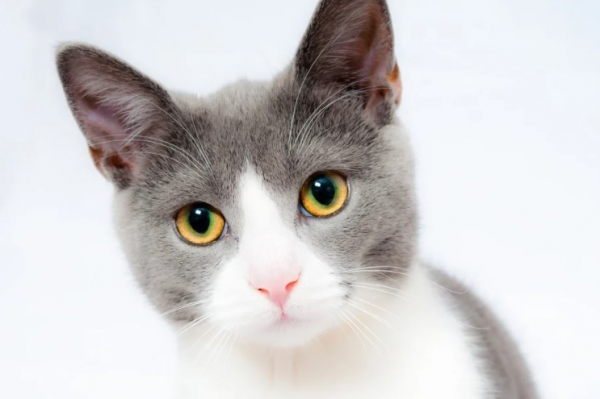
#> input picture 7. 이미지다루기 및 데이터셋 구축/1206/cat.png, 600 x 399 px
$ python 'ex03이미지 선명하게표현.py'
#> lines starting #> are read from the running program, lines starting #| are printed output that depends on the picture
# 대상 픽셀을 강조하는 커널을 정의한 후 filter2D() 메소드를 사용하여 이미지에 적용한다.

import cv2
import numpy as np
import matplotlib.pyplot as plt

image_path = "./cat.png"

# 이미지 선명하게 ( 커널 생성 : 대상이 있는 픽셀을 강조)
# 컬러 이미지 로드
image_bgr = cv2.imread(image_path, cv2.IMREAD_COLOR)
#> image_bgr is the input picture: shape (399, 600, 3); mean B, G, R 205.8, 205.4, 207.6

#RGB 타입으로 변환
image_rgb = cv2.cvtColor(image_bgr, cv2.COLOR_BGR2RGB)

# 커널 생성
kernel = np.array([[0 ,-1, 0],
                   [-1, 5,-1],
                   [0 ,-1, 0]])

# 커널 적용
image_sharp = cv2.filter2D(image_rgb, -1, kernel)
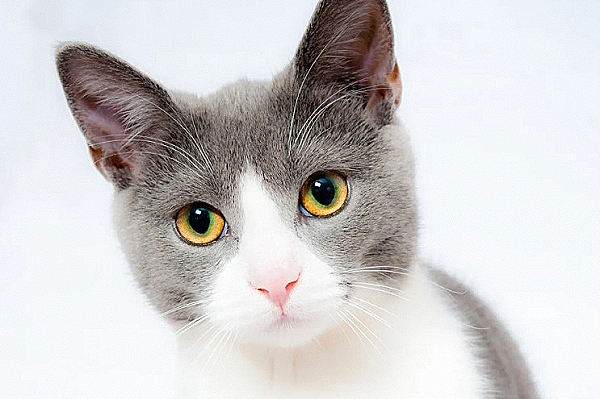
#> image_sharp: shape (399, 600, 3); mean R, G, B 207.7, 205.5, 205.9

fig, ax = plt.subplots(1, 2, figsize=(10,5))
ax[0].imshow(image_rgb)
ax[0].set_title("Original Image")
ax[1].imshow(image_sharp)
ax[1].set_title("sharp Image")
plt.show()
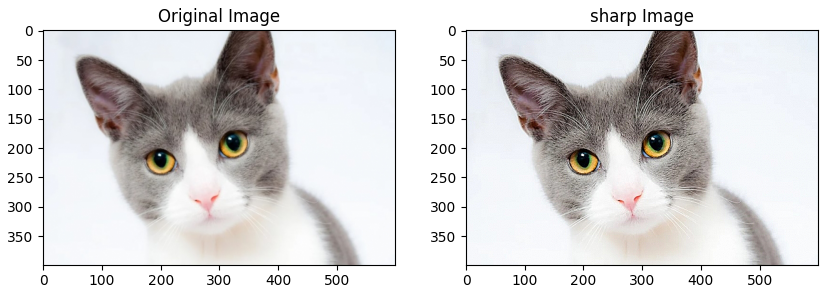
#> figure drawn by matplotlib, 2 panels

$ run again, with 7. 이미지다루기 및 데이터셋 구축/1206/Billiards.png copied over 7. 이미지다루기 및 데이터셋 구축/1206/cat.png
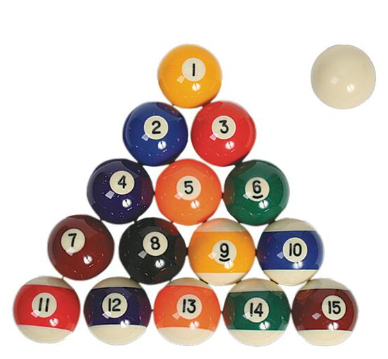
#> input picture 7. 이미지다루기 및 데이터셋 구축/1206/Billiards.png, 388 x 359 px
#> image_bgr is the input picture: shape (359, 388, 3); mean B, G, R 189.1, 196.9, 211.3
#> `image_sharp = cv2.filter2D(image_rgb, -1, kernel)`:
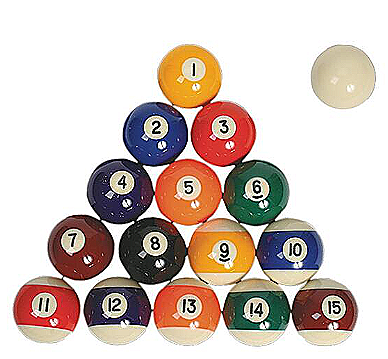
#> image_sharp: shape (359, 388, 3); mean R, G, B 210.2, 196.1, 188.6
#> `plt.show()`:
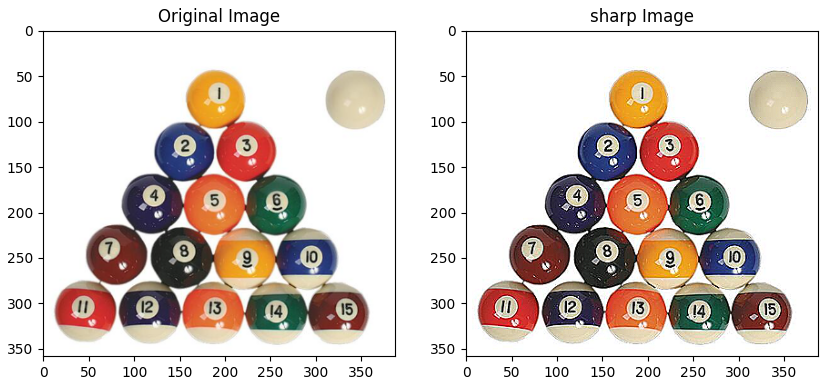
#> figure drawn by matplotlib, 2 panels
